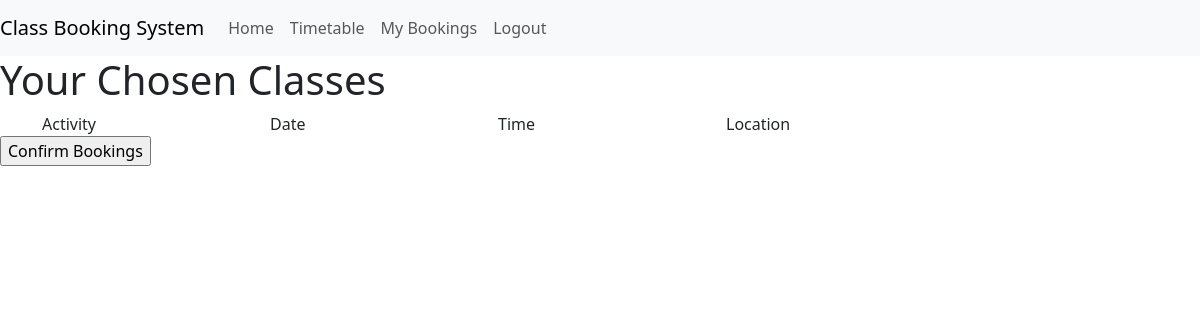
/checkout.html (signed in), run on an earlier commit of the app's database.
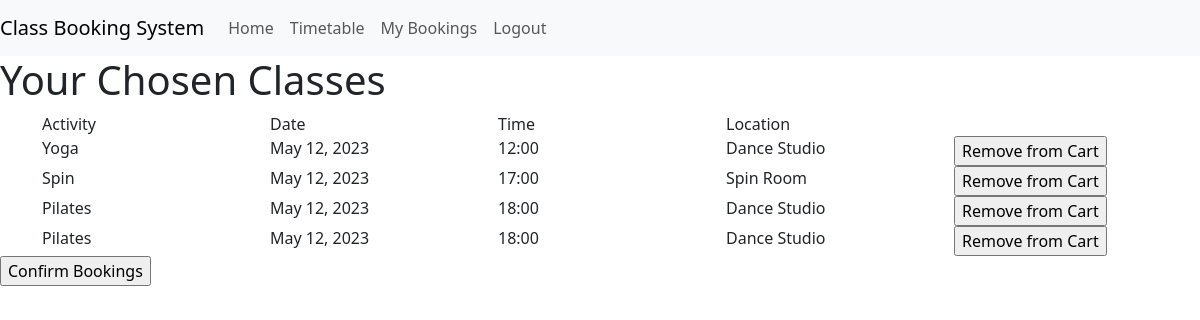
And on a later commit of the database.
### classbooking_app/models.py (models this page shows, shortened)
class Booking(models.Model):
    session = models.ForeignKey(Session, on_delete=models.CASCADE)
    user = models.CharField(
        max_length=50,
        null=False,
        blank=False,
        default="test_user"
        )
    confirmed = models.BooleanField(default=False)

class Session(models.Model):
    activity = models.ForeignKey(Activity, on_delete=models.CASCADE)
    date = models.DateField(default=date.today())
    time = models.TimeField(default=datetime.now())
    spaces = models.IntegerField(default=25)
    location = models.CharField(max_length=50, default='Studio A')
    running = models.BooleanField(default=True)

class Activity(models.Model):
    name = models.CharField(
        max_length=50,
        null=False,
        blank=False,
        default="test_class"
        )
    description = models.CharField(
        max_length=50,
        null=False,
        blank=False,
        default="test_description"
        )
    image = models.CharField(
        max_length=20,
        null=False,
        blank=False,
        default="test_image")
    capacity = models.IntegerField(
        null=False,
        blank=False,
        default=25
    )
    duration = models.CharField(
        max_length=5,
        null=False,
        blank=False,
        default="1hr"
    )

### classbooking_app/views.py (the view, shortened to what this page needs)
# urls.py: path('checkout.html', views.checkout, name='checkout'),
def checkout(request):
    user = request.user
    confirm_btn_class = "visible"
    confirm_msg_class = "invisible"
    existing_bookings = Booking.objects.filter(user=user)
    form_value = "y"
    context = {
        'existing_bookings': existing_bookings,
        'confirm_btn_class': confirm_btn_class,
        'confirm_msg_class': confirm_msg_class,
        'form_value': form_value
        }
    return render(request, 'classbooking_app/checkout.html', context)

### classbooking_app/templates/classbooking_app/checkout.html (shortened to what this page needs)
{% extends 'classbooking_app/base.html' %}
{% block contentbody %}
<form method="POST" id="checkout-form">
    <div class="{{ confirm_btn_class}}">
        <h1>Your Chosen Classes</h1>
        <div class="container ">
            <div class="row">
                <div class="col">Activity</div>
                <div class="col">Date</div>
                <div class="col">Time</div>
                <div class="col">Location</div>
                <div class="col"></div>
            </div>
            {% for booking in existing_bookings %}
            {% if booking.confirmed == False %}
            <div id="{{ booking.session.id}}_selected" class="row">
                <div class="col">{{ booking.session.activity.name }}</div>
                <div class="col">{{ booking.session.date }}</div>
                <div class="col">{{ booking.session.time | time:"G:i"}}</div>
                <div class="col">{{ booking.session.location }}</div>
                <div class="col">
                    <input class="remove-from-cart" type="button" id="{{ booking.session.id }}_remove" name="{{ booking.session.id }}_remove" value="Remove from Cart">
                </div>
            </div>
            {% endif %}
            {% endfor %}
        </div>
        <input id="confirm" type="submit" value="Confirm Bookings">
    </div>
</form>
{% endblock %}

What changed in the data, as far as the page shows it:
added Booking: session.activity.name "Yoga", session "May 12, 2023", session.time "12:00", session.location "Dance Studio"
added Booking: session.activity.name "Spin", session "May 12, 2023", session.time "17:00", session.location "Spin Room"
added Booking: session.activity.name "Pilates", session "May 12, 2023", session.time "18:00", session.location "Dance Studio"
added Booking: session.activity.name "Pilates", session "May 12, 2023", session.time "18:00", session.location "Dance Studio"
